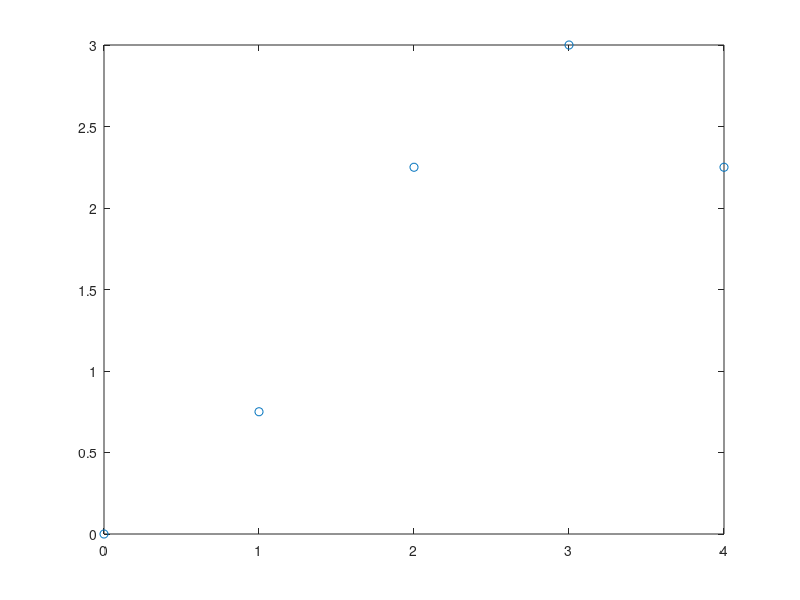

MATLAB code for this plot: (Note: this script raises an error after producing the figure.)
x = 0:1:4;
%y = [0 0.75 2.25 3 2.25]
y = 3*sin ( x .*pi/6).^2 ;
figure ;
plot (x ,y ,'o') ; hold on
t = 0:0.01:7;
plot (t , LagrangePolynomial_Camilo_Marin (x ,y , t ) ,'r') ;
plot (t ,  3*sin ( t .*pi/6).^2 ,'g') ;
legend ('Puntos ',' Interpolacion ','Curva original ') ;